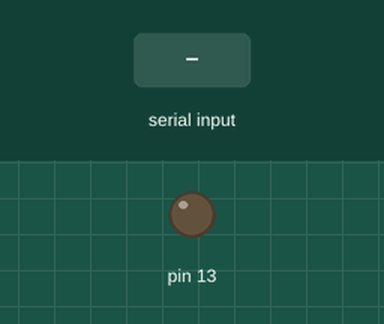
This sketch was run on a simulated Arduino Mega 2560, built with avr-gcc and run on an emulated ATmega2560. On the bench: output pins drawn as LEDs (lit = HIGH). The inputs (shaded band) are chosen by the test bench.

Above: at 1.2 s.
1.3 s: "90,45\n" received over the second serial link
At 2.0 s:
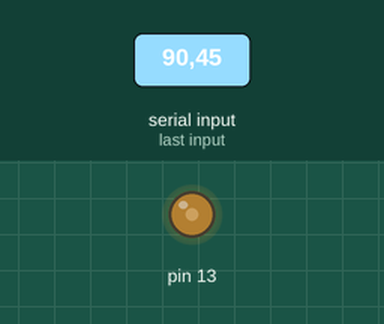
2.8 s: "30,150\n" received over the second serial link
At 3.3 s:
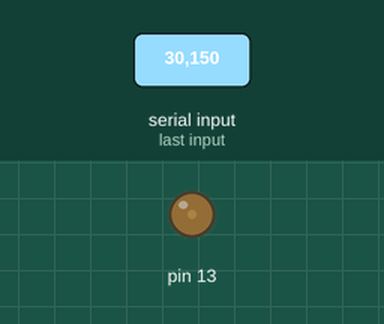
4.3 s: "200\n" received over the second serial link
At 5.5 s:
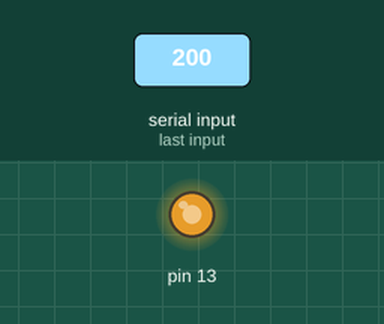
5.8 s: "90\n" received over the second serial link
At 6.6 s:
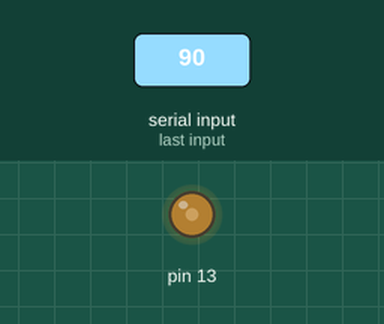
Timing chart, 0 to 8.3 s (numbered marks = the images above; inputs shaded):
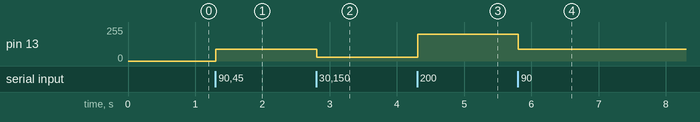

Measured:
- after the input at 1.3 s, pin 13: 0/255 → 90/255 at once
- after the input at 2.8 s, pin 13: 90/255 → 30/255 at once
- after the input at 4.3 s, pin 13: 30/255 → 200/255 at once
- after the input at 5.8 s, pin 13: 200/255 → 90/255 at once

The sketch:

sketch_dec21d.ino
```cpp
//slave
int duty=0;
void setup() {
  // The HC-06 defaults to 9600 according to the datasheet.
  Serial1.begin(9600);
  pinMode(13, OUTPUT);
}

void loop() {
while(!Serial1.available()) {
    delay(10);
    analogWrite(13, duty);
  }
  duty=Serial1.parseInt();
  analogWrite(13, duty);
  delay(100);
  while(Serial1.available()) {
    int throwaway=Serial1.read();
  }
}
```
